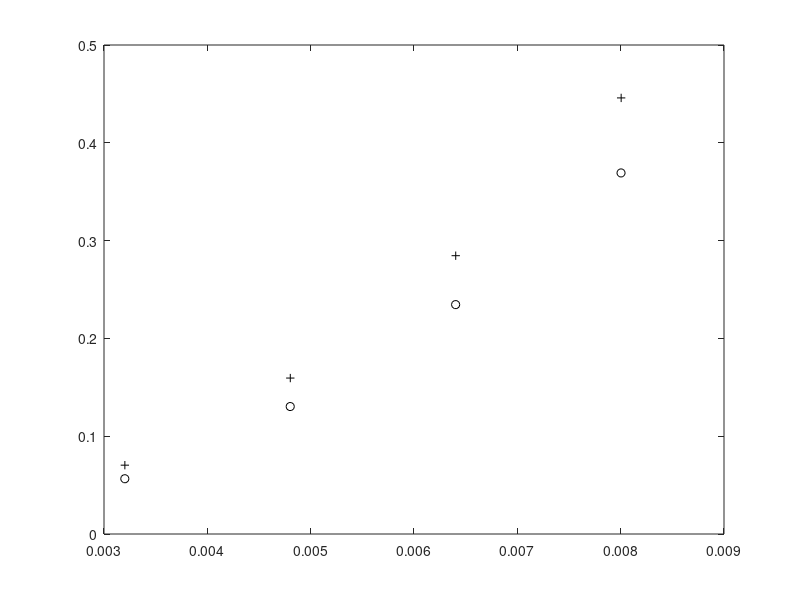

Write the MATLAB code that produced this figure. (Note: this script raises an error after producing the figure.)
close all
clear
clc

nm2Bohr = 18.89726125;
Ha2eV = 27.211386245988;
indx_ln = 4;

% (13,13) CNT
%----------------

% Radius = 16.6 Bohr, mesh-size=0.15/0.125/0.1, N_c = 13, N_eta = 40, H = 2.309 Bohr

H1 = 2.3091577619; % height of the unit cell
Nc1 = 13;
ndata1 = 6;
rate1 = 0.0004; % rate at which twist is applied in rad/Bohr
tw_d1 = zeros(ndata1,1);
for i = 2:ndata1
    tw_d1(i) = tw_d1(i-1) + rate1 * H1; % twist in rad
end

% Energy at h=0.15 Bohr
% Epl_d1 = [
%           -1.1428424970E+01
%           -1.1428384436E+01
%           -1.1428264167E+01
%           -1.1428063018E+01
%           -1.1427779657E+01 
%           -1.1427413514E+01
%           ] * 2 * Ha2eV * Nc1; % total energy in eV (for ful circle and scaled by 2 to directly obtain torsion modulus from the curve fit)

% Energy at h=0.125 Bohr
% Epl_d1 = [
%           -1.1428410451E+01
%           -1.1428371601E+01
%           -1.1428253238E+01
%           -1.1428053713E+01
%           -1.1427772134E+01
%           -1.1427407939E+01
%          ] * 2 * Ha2eV * Nc1; % 2*total energy in eV

% energy at 0.1 mesh
 Epl_d1 = [
           -1.1428411403E+01
           -1.1428371961E+01
           -1.1428253238E+01
           -1.1428053167E+01
           -1.1427770520E+01
           -1.1427405058E+01
          ] * 2 * Ha2eV * Nc1;

rEpl_d1 = Epl_d1 - Epl_d1(1);

tw_d1 = tw_d1(3:end);
rEpl_d1 = rEpl_d1(3:end);

log_tw_d1 = log10(tw_d1(1:indx_ln));
log_rEpl_d1 = log10(rEpl_d1(1:indx_ln));
P_Efit_d1 = polyfit(log_tw_d1,log_rEpl_d1,1);
Efit_d1 = P_Efit_d1(1)*log_tw_d1 + P_Efit_d1(2);
antilog_Efit_d1= 10.^(Efit_d1);


% (15,0) CNT
%----------------

% Radius = 11 Bohr, mesh-size=0.15/0.125/0.1, N_c = 15, N_eta = 23, H = 4.0017685908 Bohr

H2 = 4.0017685908;
Nc2 = 15;
ndata2 = 6;
rate2 = 0.0004;
tw_d2 = zeros(ndata2,1);
for i = 2:ndata2
    tw_d2(i) = tw_d2(i-1) + rate2 * H2; % input is in rad/Bohr ->rad/nm
end

% energy at 0.15 mesh
% Epl_d2 = [
%           -1.1426121844E+01
%           -1.1426103815E+01 
%           -1.1426048429E+01
%           -1.1425955849E+01
%           -1.1425825900E+01
%           -1.1425658738E+01
% ] * 2 * Ha2eV * Nc2 ; % input is in eV

% energy at 0.125 mesh
% Epl_d2 = [
%           -1.1426083549E+01
%           -1.1426067901E+01
%           -1.1426015106E+01
%           -1.1425925300E+01
%           -1.1425798364E+01 
%           -1.1425634219E+01
% ] * 2 * Ha2eV * Nc2; % input is in eV

%energy at 0.1 mesh
Epl_d2 = [
          -1.1426088912E+01
          -1.1426072903E+01
          -1.1426019688E+01
          -1.1425929262E+01
          -1.1425801588E+01
          -1.1425636659E+01
] * 2 * Ha2eV * Nc2 ; % input is in eV

%4atom unrelaxed initial geometry 
% tw_d2 = tw_d2*2;

% Epl_d2 = [
%            -2.2852041148E+01
%            -2.2852009056E+01
%            -2.2851910901E+01
%            -2.2851742612E+01
%            -2.2851501531E+01
%            -2.2851186264E+01
%  ] * 2 * Ha2eV * Nc2; % input is in eV

% 2-atom unrelaxed initial geometry
% Epl_d2 = [
%            -1.1426069295E+01
%            -1.1426054674E+01
%            -1.1426002918E+01
%            -1.1425914110E+01
%            -1.1425788066E+01
%            -1.1425624700E+01
%   ] * 2 * Ha2eV * Nc2; % input is in eV


rEpl_d2 = Epl_d2 - Epl_d2(1);

tw_d2 = tw_d2(3:end);
rEpl_d2 = rEpl_d2(3:end);

log_tw_d2 = log10(tw_d2(1:indx_ln));
log_rEpl_d2 = log10(rEpl_d2(1:indx_ln));
P_Efit_d2 = polyfit(log_tw_d2,log_rEpl_d2,1);
Efit_d2 = P_Efit_d2(1)*log_tw_d2 + P_Efit_d2(2);
antilog_Efit_d2= 10.^(Efit_d2);

% (20,0) CNT
%----------------

% Radius = 14.7 Bohr, mesh-size=0.15/0.125/0.1, N_c = 20, N_eta = 23, H = 4.0002688791 Bohr

H3 = 4.0002688791;
Nc3 = 20;
ndata3 = 6;
rate3 = 0.0004;
tw_d3 = zeros(ndata3,1);
for i = 2:ndata3
    tw_d3(i) = tw_d3(i-1) + rate3 * H3; % input is in rad/Bohr ->rad/nm
end

% energy at 0.15 mesh
% Epl_d3 = [
%           -1.1427970567E+01
%           -1.1427934417E+01
%           -1.1427833151E+01
%           -1.1427667038E+01
%           -1.1427436071E+01
%           -1.1427140771E+01
% ] * 2 * Ha2eV * Nc3; % input is in eV

% energy at 0.125 mesh
% Epl_d3 = [
%            -1.1427933283E+01
%            -1.1427899998E+01
%            -1.1427802124E+01
%            -1.1427639808E+01
%            -1.1427412885E+01
%            -1.1427121295E+01
% ] * 2 * Ha2eV * Nc3; % input is in eV

% energy at 0.1 mesh
Epl_d3 = [
          -1.1427937009E+01 
          -1.1427903884E+01
          -1.1427805898E+01
          -1.1427643004E+01
          -1.1427415249E+01
          -1.1427122704E+01
] * 2 * Ha2eV * Nc3; % input is in eV

%4atom unrelaxed initial geometry
% tw_d3 = tw_d3*2;

% Epl_d3 = [
%            -2.2855828574E+01 
%            -2.2855764698E+01 
%            -2.2855572654E+01 
%            -2.2855251999E+01 
%            -2.2854801932E+01
%            -2.2854221589E+01
%  ] * 2 * Ha2eV * Nc3; % input is in eV

% 2atom initial unrelaxed geometry
% Epl_d3 = [
%            -1.1427928561E+01 
%            -1.1427895210E+01
%            -1.1427797104E+01
%            -1.1427634398E+01
%            -1.1427406888E+01
%            -1.1427114583E+01 
%  ] * 2 * Ha2eV * Nc3; % input is in eV

rEpl_d3 = Epl_d3 - Epl_d3(1);

tw_d3 = tw_d3(3:end);
rEpl_d3 = rEpl_d3(3:end);

log_tw_d3 = log10(tw_d3(1:indx_ln));
log_rEpl_d3 = log10(rEpl_d3(1:indx_ln));
P_Efit_d3 = polyfit(log_tw_d3,log_rEpl_d3,1);
Efit_d3 = P_Efit_d3(1)*log_tw_d3 + P_Efit_d3(2);
antilog_Efit_d3= 10.^(Efit_d3);

% (16,0) CNT
%----------------

% Radius = 11.77 Bohr, mesh-size=0.1, N_c = 16, N_eta = 23, H = 4.0023317752 Bohr

H6 = 4.0023317752;
Nc6 = 16;
ndata6 = 6;
rate6 = 0.0004;
tw_d6 = zeros(ndata6,1);
for i = 2:ndata6
    tw_d6(i) = tw_d6(i-1) + rate6 * H6; % input is in rad/Bohr ->rad/nm
end

% energy at 0.1 mesh
Epl_d6 = [
          -1.1426624938E+01
          -1.1426605087E+01
          -1.1426544108E+01
          -1.1426441816E+01
          -1.1426298131E+01
          -1.1426112855E+01
          %-1.1425885763E+01
] * 2 * Ha2eV * Nc6; % input is in eV

rEpl_d6 = Epl_d6 - Epl_d6(1);

tw_d6 = tw_d6(3:end);
rEpl_d6 = rEpl_d6(3:end);

log_tw_d6 = log10(tw_d6(1:indx_ln));
log_rEpl_d6 = log10(rEpl_d6(1:indx_ln));
P_Efit_d6 = polyfit(log_tw_d6,log_rEpl_d6,1);
Efit_d6 = P_Efit_d6(1)*log_tw_d6 + P_Efit_d6(2);
antilog_Efit_d6= 10.^(Efit_d6);

% (27,0) CNT
%----------------

% Radius = 19.84 Bohr, mesh-size=0.15, N_c = 27, N_eta = 23, H = 4.0019793139 Bohr

H7 = 4.0019793139;
Nc7 = 27;
ndata7 = 6;
rate7 = 0.0004;
tw_d7 = zeros(ndata7,1);
for i = 2:ndata7
    tw_d7(i) = tw_d7(i-1) + rate7 * H7; % input is in rad/Bohr ->rad/nm
end

% energy at 0.1 mesh
Epl_d7 = [
          -1.1428997073E+01
          -1.1428939510E+01
          -1.1428761891E+01
          -1.1428464173E+01
          -1.1428046431E+01
          -1.1427508876E+01
          %-1.1426851724E+01 
] * 2 * Ha2eV * Nc7; % input is in eV

rEpl_d7 = Epl_d7 - Epl_d7(1);

tw_d7 = tw_d7(3:end);
rEpl_d7 = rEpl_d7(3:end);

log_tw_d7 = log10(tw_d7(1:indx_ln));
log_rEpl_d7 = log10(rEpl_d7(1:indx_ln));
P_Efit_d7 = polyfit(log_tw_d7,log_rEpl_d7,1);
Efit_d7 = P_Efit_d7(1)*log_tw_d7 + P_Efit_d7(2);
antilog_Efit_d7= 10.^(Efit_d7);

% Twist energy Vs twist plot
%------------

figure1 = figure;
box on

hold on
scatter(tw_d2,rEpl_d2,'k','Marker','o');
scatter(tw_d6,rEpl_d6,'k','Marker','+');
scatter(tw_d5,rEpl_d5,'k','Marker','^');
scatter(tw_d3,rEpl_d3,'k','Marker','*');
scatter(tw_d4,rEpl_d4,'k','Marker','x');
scatter(tw_d1,rEpl_d1,'k','Marker','d');
scatter(tw_d7,rEpl_d7,'k','Marker','.');


plot(tw_d2,antilog_Efit_d2,'k','Markersize',10,'LineWidth',1,'LineStyle','-');
plot(tw_d6,antilog_Efit_d6,'k','Markersize',10,'LineWidth',1,'LineStyle','-');
plot(tw_d5,antilog_Efit_d5,'k','Markersize',10,'LineWidth',1,'LineStyle','-');
plot(tw_d3,antilog_Efit_d3,'k','Markersize',10,'LineWidth',1,'LineStyle','-');
plot(tw_d4,antilog_Efit_d4,'k','Markersize',10,'LineWidth',1,'LineStyle','-');
plot(tw_d1,antilog_Efit_d1,'k','Markersize',10,'LineWidth',1,'LineStyle','-');
plot(tw_d7,antilog_Efit_d7,'k','Markersize',10,'LineWidth',1,'LineStyle','-');

set(gca,'TickLabelInterpreter','LaTex');
set(gca,'xscale','log','yscale','log','XTick',[0.001 0.002 0.004 0.008],'XMinorTick','on','YTick',[1e-2 1e-1 1e0],'TickLength',[0.018 0.025],'FontName','Times New Roman','FontSize',16);
set(gca,'XTickLabel',num2str(get(gca,'XTick')','%.3f'))
%set(gca,'YTickLabel',num2str(get(gca,'YTick')','%.1f'))
set(gca,'XTickLabel',{'$0.001$', '$0.002$', '$0.004$','$0.008$'});
set(gca,'YTickLabel',{'$10^{-2}$', '$10^{-1}$', '$10^{0}$'});
xlim([0.0009 0.01]);
ylim([1e-2 1e0]);

xlabel('$\alpha$ (rad)','FontSize',16,'FontName','Times New Roman','Interpreter','LaTex');
ylabel('$2\mathcal{E}_{twist}$ (eV)','FontSize',16,'FontName','Times New Roman','Interpreter','LaTex');

%ylabel('Relative percentage error (%)','FontSize',16,'FontName','Times New Roman','Interpreter','LaTex');
legend1 = legend('$d = 1.16$ nm','$d = 1.24$ nm','$d = 1.41$ nm','$d = 1.55$ nm','$d = 1.61$ nm','$d = 1.75$ nm','$d = 2.10$ nm','Location','Northwest');
set(legend1,'fontsize',14,'FontName','Times New Roman','Interpreter','LaTex');

%str = 'Slope = 2.0';
%dim = [.2 .58 .3 .3];
%annotation('textbox',dim,'String',str,'FitBoxToText','on');

set(figure1,'Units','Inches');
pos = get(figure1,'Position');
set(figure1,'PaperPositionMode','Auto','PaperUnits','Inches','PaperSize',[4,2])
saveas(gcf,'twistenergyVstwist_linear','epsc')
hold off
